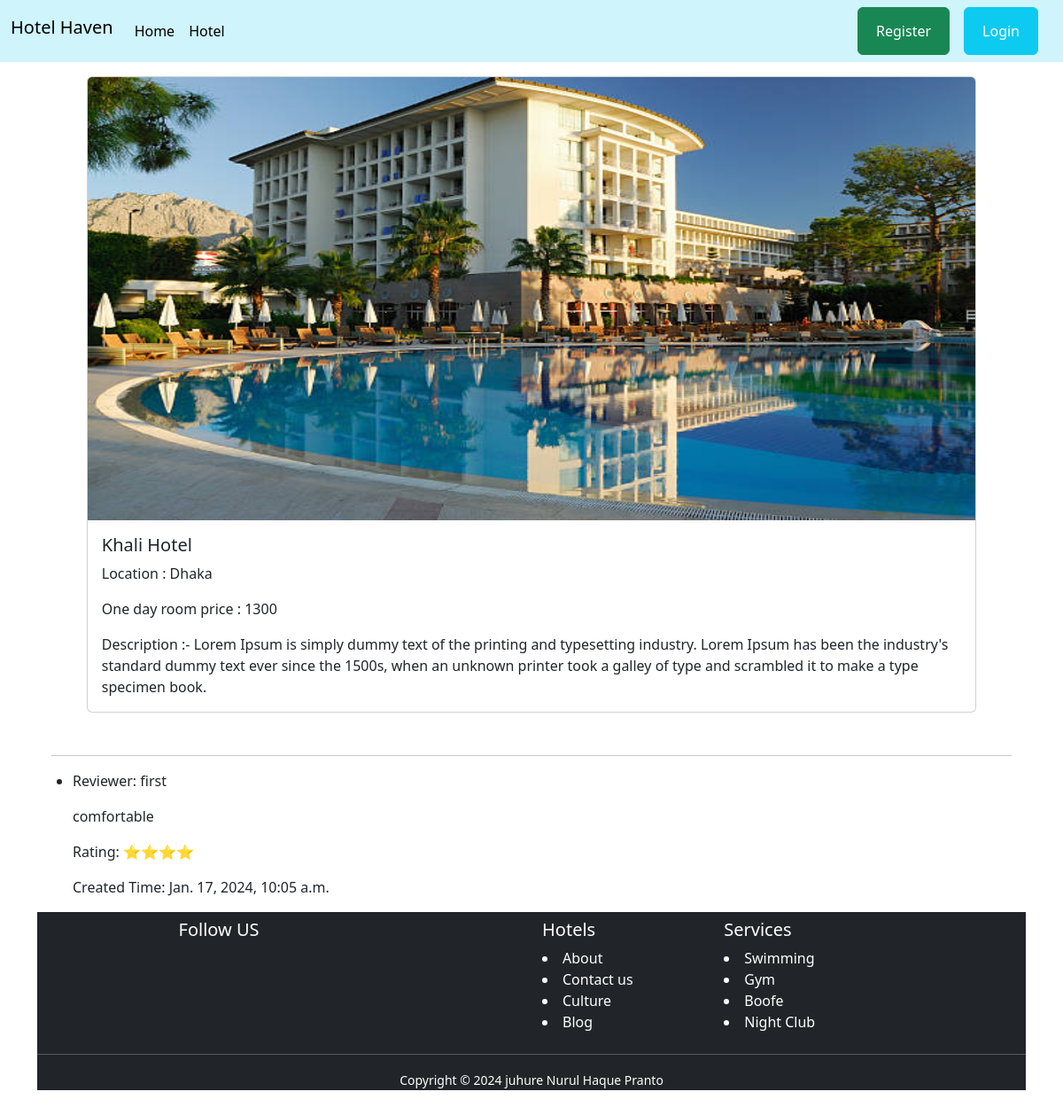
The app's page /hotel/details/1/ with its own data.
### hotel/models.py (models this page shows, shortened)
class HotelModel(models.Model):
    hotel_name = models.CharField(max_length=100)
    location = models.CharField(max_length=200)
    fee = models.IntegerField()
    description = models.TextField()
    image = models.ImageField(upload_to='hotel/images/')
    category = models.ForeignKey(CategoryModel, on_delete=models.CASCADE,null=True, blank=True)

class ReviewModel(models.Model):
    reviewer = models.ForeignKey(UserAccountModel, on_delete=models.CASCADE)
    hotel = models.ForeignKey(HotelModel, on_delete=models.CASCADE)
    body = models.TextField()
    created_time = models.DateTimeField(auto_now_add=True)
    ratting = models.CharField(max_length=100, choices = STAR_CHOICE)

### users/models.py (models this page shows, shortened)
class UserAccountModel(models.Model):
    user = models.OneToOneField(User, related_name='account', on_delete=models.CASCADE)
    account_no = models.IntegerField(unique=True)
    gender = models.CharField(max_length=10, choices=GENDER_TYPE)
    initial_deposite_date = models.DateField(auto_now_add=True)
    balance = models.DecimalField(default=0, max_length=12, max_digits=1000000000000, decimal_places=2)

### hotel/views.py (the view)
# urls.py: path('details/<int:hotel_id>/', views.hotel_detail_view, name='details'),
def hotel_detail_view(request, hotel_id):
    hotel = get_object_or_404(models.HotelModel, pk=hotel_id)
    reviews = models.ReviewModel.objects.filter(hotel=hotel)
    return render(request, 'details.html', {'hotel': hotel, 'reviews': reviews,})

### hotel/templates/details.html (shortened to what this page needs)
{% extends "base.html" %} {% load static %}
{% block title %}Details page{% endblock title %} {% block content %}
<div class="container mt-3">
  <div class="mb-5">
    <div style="width: 90%; margin: auto" class="card">
      <img
        style="height: 500px"
        src="{{hotel.image.url}}"
        class="card-img-top"
        alt="..."
      />
      <div class="card-body">
        <h5 class="card-title">{{hotel.hotel_name}}</h5>
        <p>Location : {{hotel.location}}</p>
        <p>One day room price : {{hotel.fee}}</p>
        <p class="card-text">Description :- {{hotel.description}}</p>
      </div>
    </div>
  </div>
  <div class="m-3">
    <hr />
  </div>
  {% if reviews %}
  <ul class="m-2">
    {% for review in reviews %}
    <li>
      <p>Reviewer: {{ review.reviewer.user.first_name }}</p>
      <p>{{ review.body }}</p>
      <p>Rating: {{ review.ratting }}</p>
      <p>Created Time: {{ review.created_time }}</p>
    </li>
    {% endfor %}
  </ul>
  {% else %}
  <p>No reviews for This Hotel yet.</p>
  {% endif %}
</div>
{% endblock content %}

### records on screen
HotelModel: image (picture), hotel_name "Khali Hotel", location "Dhaka", fee "1300", description "Lorem Ipsum is simply dummy text of the printing and typesetting industry. Lorem Ipsum has been the industry's standard dummy text ever since the 1500s, when an unknown printer took a galley of type and scrambled it to make a type specimen book."
ReviewModel: reviewer.user.first_name "first", body "comfortable", ratting "⭐⭐⭐⭐", created_time "Jan. 17, 2024, 10:05 a.m."
